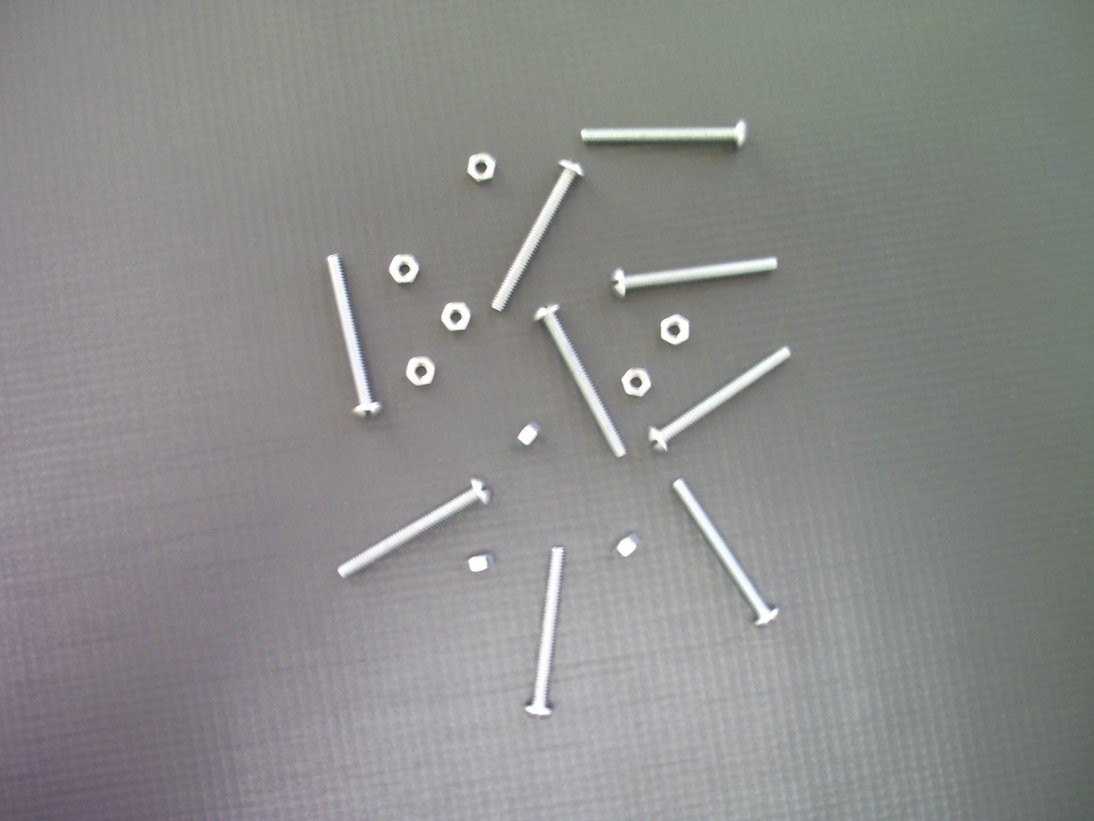
#> input picture Aprendizagem de Máquina e Visão Computacional/Atividade1/Imagens/img05.jpg, 1094 x 821 px, found by its file name
$ jupyter execute 'Atividade 1.ipynb'
#> lines starting #> are read from the running program, lines starting #| are printed output that depends on the picture; after the words box and inside, x2 and y2 are one past the last pixel; in counts of white or black regions, pixels touching at a corner belong together
[cell 1]
import cv2 as cv
from matplotlib import pyplot as plt
from google.colab import drive
drive.mount('/content/drive')
PATH = '/content/drive/MyDrive/Pós Data Science/Aprendizagem de Máquina e Visão Computacional/Atividade 1/Imagens/'

[cell 2]
img_gray = cv.imread(PATH+f"img05.jpg",0)
img_RGB = cv.cvtColor(cv.imread(PATH+f"img05.jpg"),cv.COLOR_BGR2RGB)
plt.imshow(img_RGB)

thresh = 180
[thresh, img_bin] = cv.threshold(img_gray, thresh, 255, cv.THRESH_BINARY)
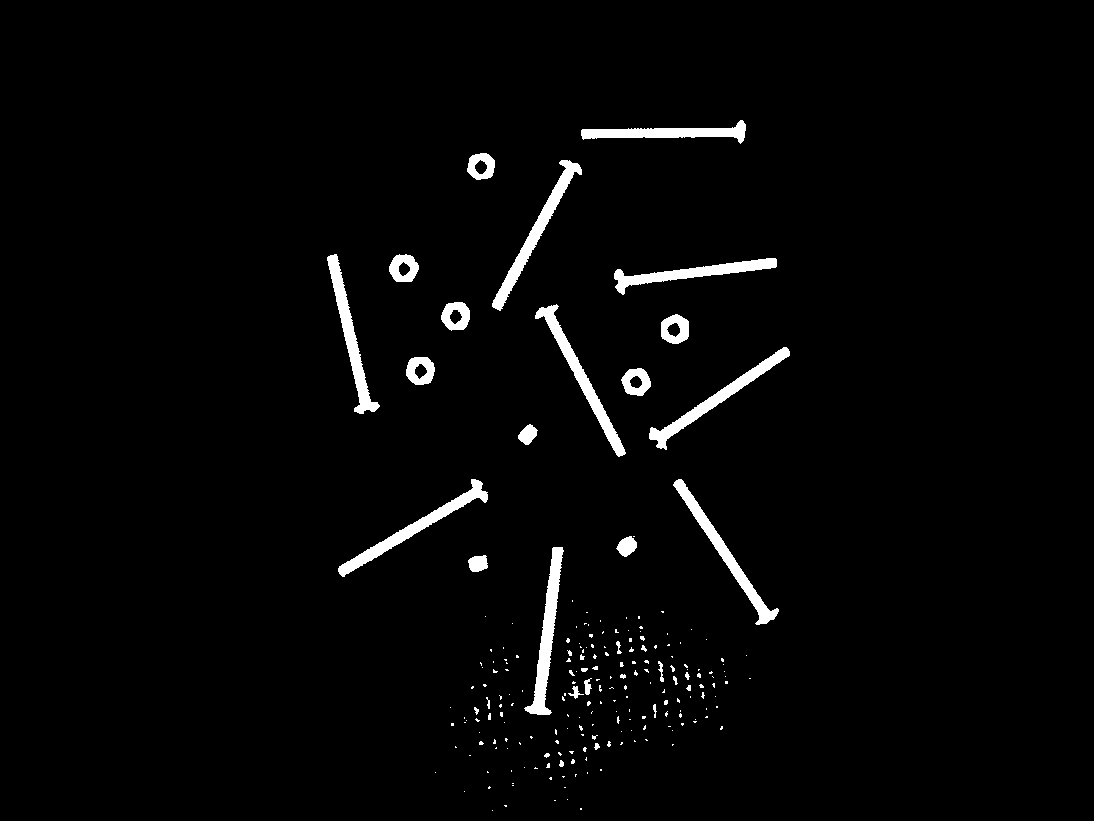
#> img_bin: shape (821, 1094); 2.5% white; 214 white regions (179 under 20 px), largest, box (x1, y1, x2, y2) and area: (524, 547, 564, 715) 2036, (492, 160, 582, 311) 1934, (338, 479, 488, 577) 1914
#> thresh = 180
(numCCs, imgLabels, stats, centroids) = cv.connectedComponentsWithStats(img_bin, connectivity=4)
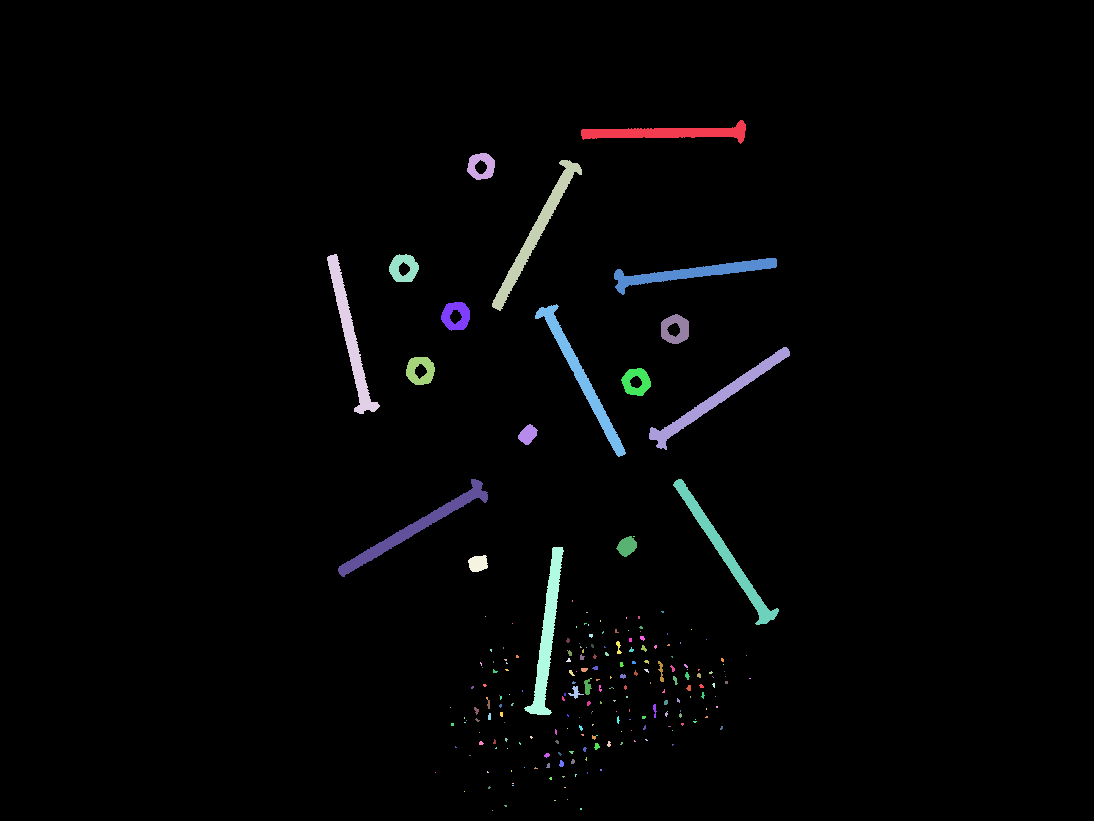
#> imgLabels: shape (821, 1094) int32; 225 distinct labels, from 0 to 224; one colour per label, 0 black
#> numCCs = 225; stats = 225 rows, first 6: [0, 0, 1094, 821, 875779], [581, 120, 165, 24, 1636], [467, 153, 28, 27, 486], [492, 160, 90, 151, 1934], [327, 254, 53, 160, 1866], [389, 254, 30, 28, 551]; centroids = 225 pairs, first value 350.1 to 749.5, second value 132.4 to 810

porca = 0
parafuso = 0
for i in range(1,numCCs):
  top_c, top_l, larg, alt, area = stats[i, [cv.CC_STAT_LEFT, cv.CC_STAT_TOP, cv.CC_STAT_WIDTH, cv.CC_STAT_HEIGHT, cv.CC_STAT_AREA]]
  if area > 700 and (alt > 80 or larg > 80):
    parafuso += 1
  elif area > 100:
    porca += 1
#> this loop made 224 passes
#> (top_c, top_l, larg, alt, area) on passes 1 to 8: (581, 120, 165, 24, 1636), (467, 153, 28, 27, 486), (492, 160, 90, 151, 1934), (327, 254, 53, 160, 1866), (389, 254, 30, 28, 551), (614, 258, 163, 37, 1733), (441, 302, 29, 29, 552), (535, 304, 91, 153, 1853)
#> after the loop, parafuso = 9; porca = 9

print(f"img05.jpg")
if porca == 10 and parafuso == 10:
  print("Conjunto Aprovado")
else:
  print("Conjunto Reprovado")
  if 10 - porca > 0:
    print(f"Falta(m) {10 - porca} porca(s)")
#| Falta(m) 1 porca(s)
  elif 10 - porca < 0:
    print(f"Sobra(m) {porca - 10} porca(s)")
  if 10 - parafuso > 0:
    print(f"Falta(m) {10 - parafuso} parafuso(s)")
#| Falta(m) 1 parafuso(s)
  elif 10 - parafuso < 0:
    print(f"Sobra(m) {parafuso - 10} parafuso(s)")
print("\r\n")

$ run again, with Aprendizagem de Máquina e Visão Computacional/Atividade1/Imagens/img01.jpg copied over Aprendizagem de Máquina e Visão Computacional/Atividade1/Imagens/img05.jpg
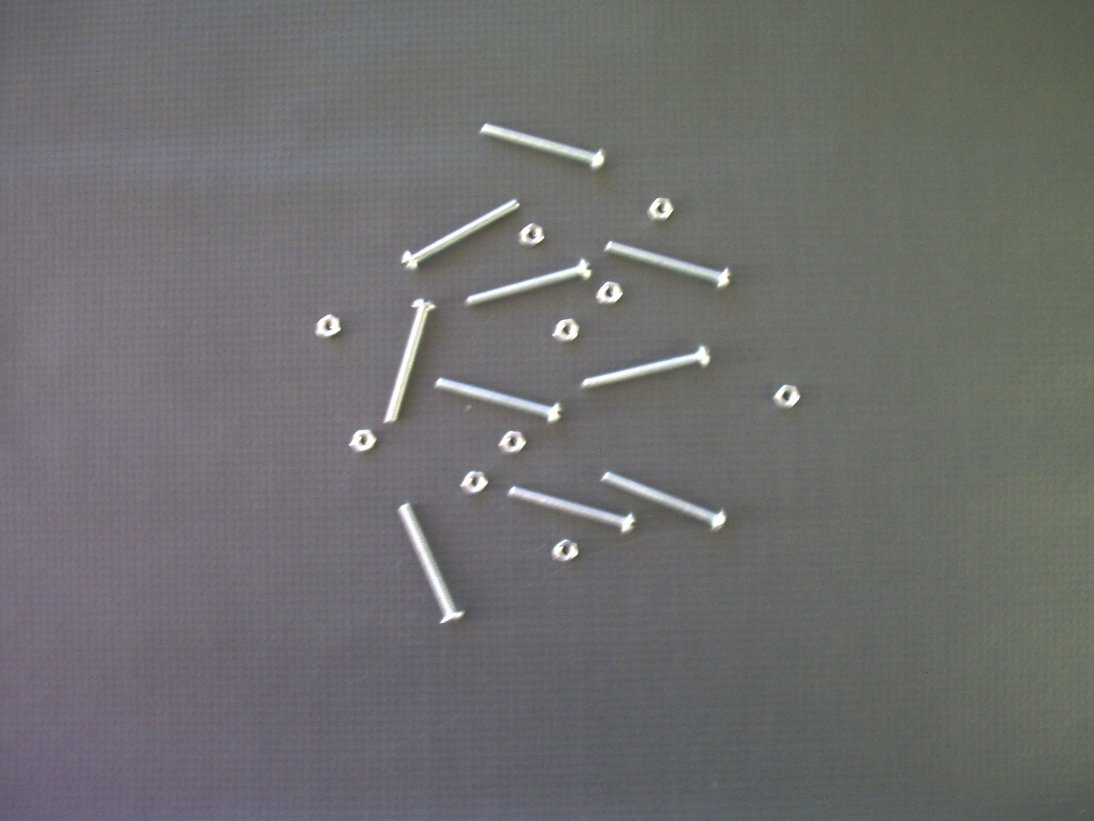
#> input picture Aprendizagem de Máquina e Visão Computacional/Atividade1/Imagens/img01.jpg, 1094 x 821 px, found by its file name
#> `[thresh, img_bin] = cv.threshold(img_gray, thresh, 255, cv.THRESH_BINA..`:
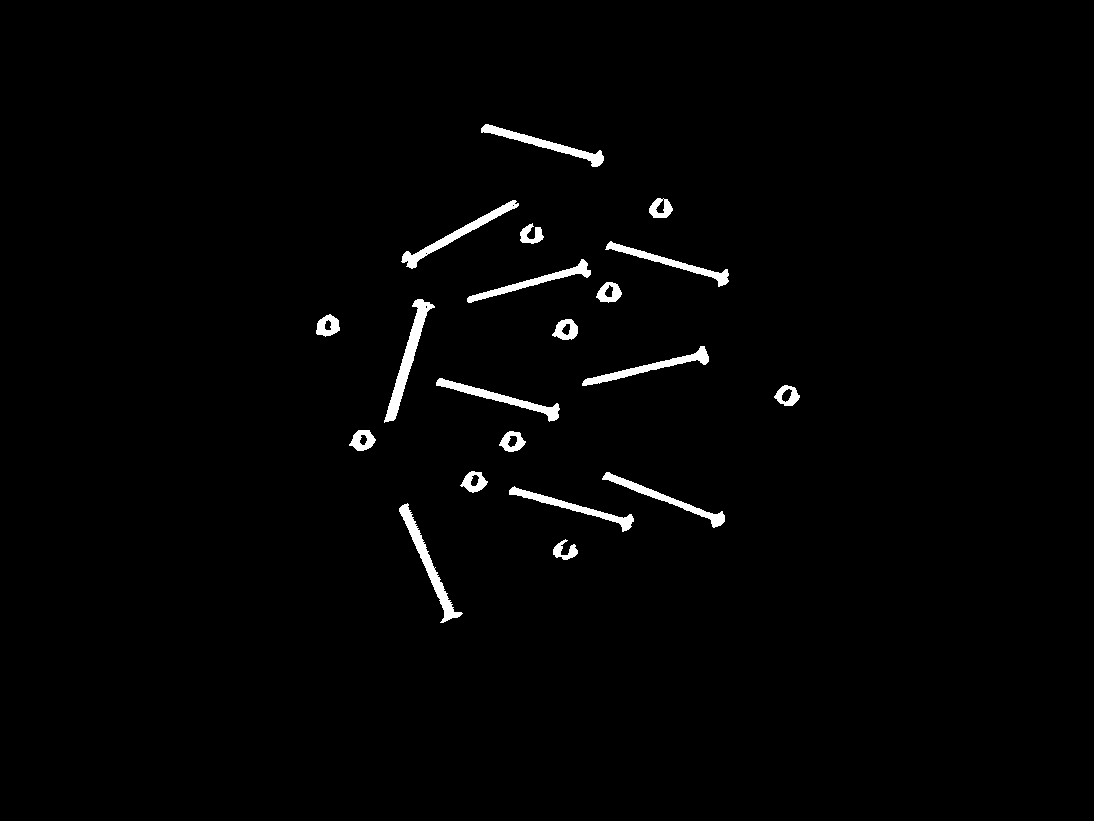
#> img_bin: shape (821, 1094); 1.5% white; 20 white regions, largest, box (x1, y1, x2, y2) and area: (384, 299, 435, 423) 1374, (399, 503, 463, 623) 1238, (401, 200, 519, 269) 1088
#> thresh = 180
#> imgLabels: shape (821, 1094) int32; 23 distinct labels, from 0 to 22
#> numCCs = 23; stats = 23 rows, first 6: [0, 0, 1094, 821, 884526], [481, 124, 123, 43, 1037], [649, 198, 24, 20, 299], [663, 198, 1, 1, 1], [401, 200, 118, 69, 1088], [520, 223, 24, 21, 283]; centroids = 23 rows, first 8: [546.7, 410.7], [545.1, 144], [660.4, 208.4], [663, 198], [456.3, 234.3], [530.9, 234.4], [670.9, 262.5], [533.5, 281.5]
#> the loop `for i in range(1,numCCs):` made 22 passes
#> (top_c, top_l, larg, alt, area) on passes 1, 2, 4, 5, 6, 7, 8, 9: (481, 124, 123, 43, 1037), (649, 198, 24, 20, 299), (401, 200, 118, 69, 1088), (520, 223, 24, 21, 283), (605, 241, 124, 46, 927), (467, 259, 124, 44, 930), (596, 282, 26, 21, 325), (384, 299, 51, 124, 1374)
#> after the loop `for i in range(1,numCCs):`: parafuso = 10

$ run again, with Aprendizagem de Máquina e Visão Computacional/Atividade1/Imagens/img02.jpg copied over Aprendizagem de Máquina e Visão Computacional/Atividade1/Imagens/img05.jpg
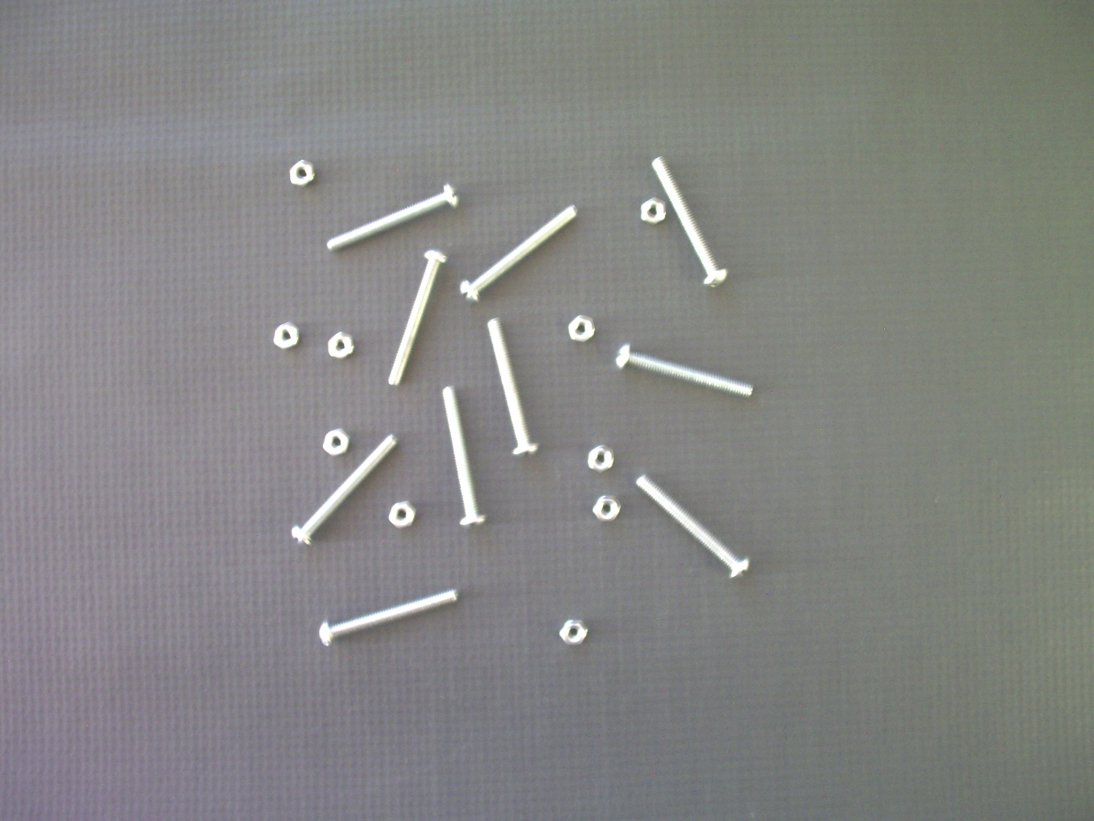
#> input picture Aprendizagem de Máquina e Visão Computacional/Atividade1/Imagens/img02.jpg, 1094 x 821 px, found by its file name
#> `[thresh, img_bin] = cv.threshold(img_gray, thresh, 255, cv.THRESH_BINA..`:
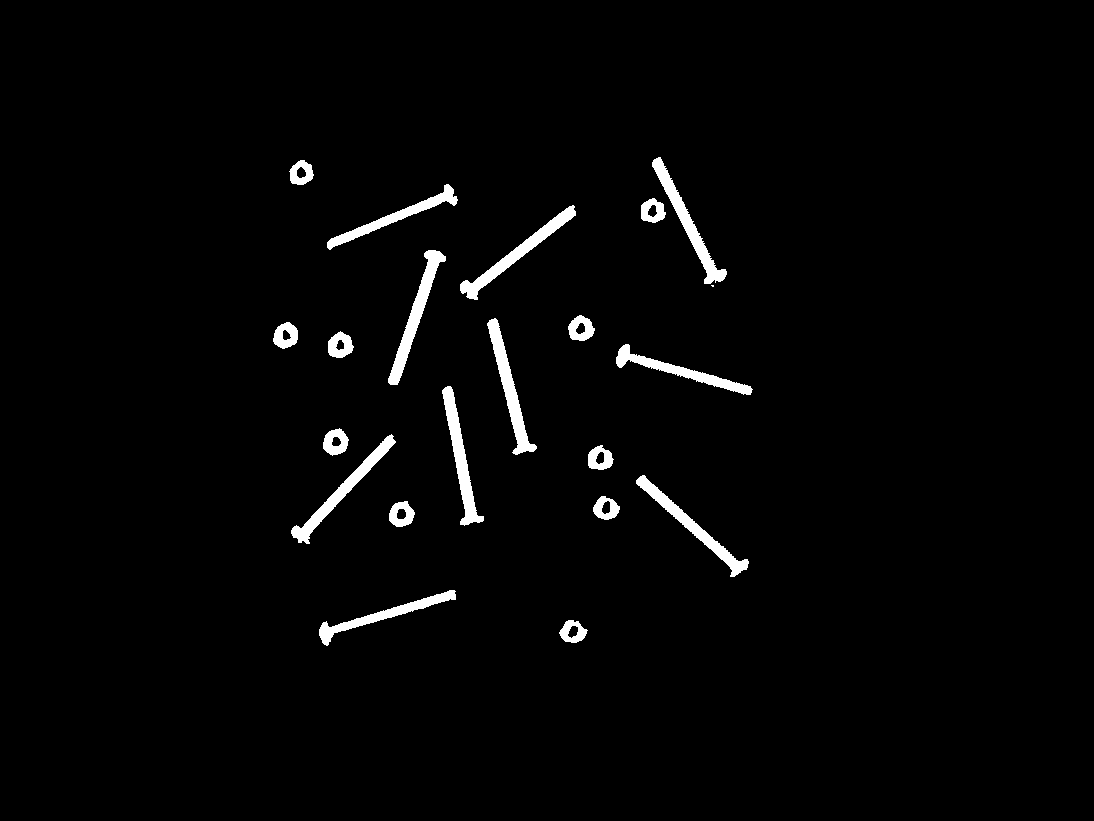
#> img_bin: shape (821, 1094); 2.2% white; 21 white regions (1 under 20 px), largest, box (x1, y1, x2, y2) and area: (388, 250, 446, 385) 1687, (487, 318, 537, 455) 1669, (442, 386, 484, 526) 1647
#> thresh = 180
#> `(numCCs, imgLabels, stats, centroids) = cv.connectedComponentsWithStat..`:
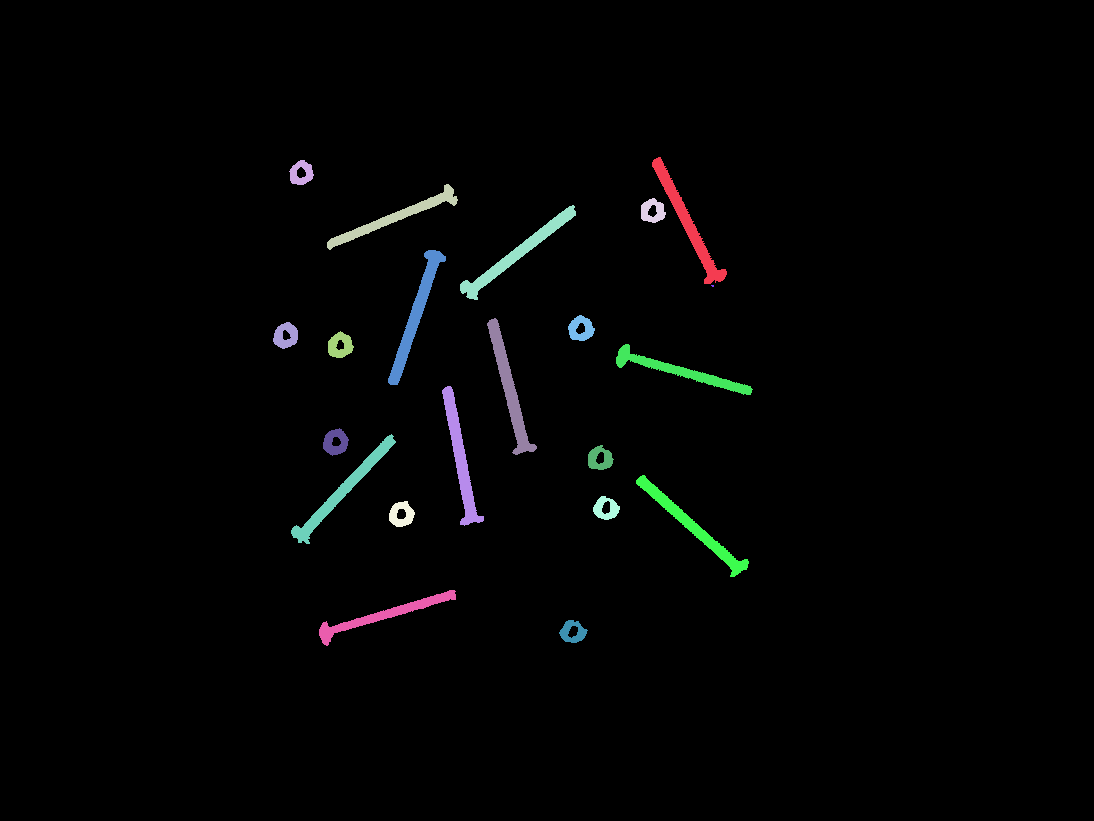
#> imgLabels: shape (821, 1094) int32; 22 distinct labels, from 0 to 21; one colour per label, 0 black
#> numCCs = 22; stats = 22 rows, first 6: [0, 0, 1094, 821, 878495], [652, 157, 75, 127, 1620], [289, 160, 25, 25, 386], [327, 184, 131, 66, 1347], [641, 198, 25, 25, 398], [460, 205, 116, 95, 1628]; centroids = 22 rows, first 8: [547.6, 410.5], [687.8, 223.6], [300.9, 172.8], [395.1, 216.7], [652.3, 210.7], [516.6, 253.2], [415.4, 314.2], [712.2, 285.4]
#> the loop `for i in range(1,numCCs):` made 21 passes
#> (top_c, top_l, larg, alt, area) on passes 1, 2, 3, 4, 5, 6, 8, 9: (652, 157, 75, 127, 1620), (289, 160, 25, 25, 386), (327, 184, 131, 66, 1347), (641, 198, 25, 25, 398), (460, 205, 116, 95, 1628), (388, 250, 58, 135, 1687), (568, 315, 27, 26, 438), (487, 318, 50, 137, 1669)
#> after the loop `for i in range(1,numCCs):`: parafuso = 10
